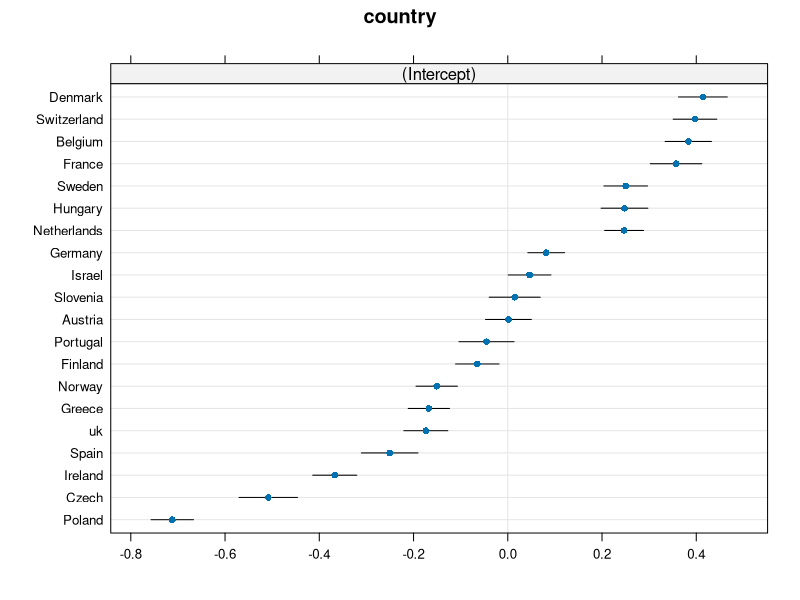

Write R code to recreate this figure.
## ---- chunk 1
library(tidyverse)
library(foreign)
library(lattice)
library(lme4)
## ---- chunk 2
hedon <- read.dta("course_files/hedon_intercept.dta")

print(c(nrow(hedon), ncol(hedon)))
sum(is.na(hedon))
## ---- chunk 3
nullmodel <- lmer(hed ~ (1|country), data = na.omit(hedon), REML = FALSE)
singlemodel <- lm(hed ~ 1, data = na.omit(hedon))

LR <- -2 * (logLik(singlemodel) - logLik(nullmodel))

anova(nullmodel, singlemodel)
## ---- chunk 4
nullrand <- ranef(nullmodel)
dotplot(nullrand)
## ---- chunk 5
meanage <- mean(hedon$age, na.rm = TRUE)

hedon$agecen <- hedon$age - meanage

## ---- chunk 6
ri1 <- lmer(hed ~ agecen + (1|country), data = na.omit(hedon), REML = FALSE)
sl1 <- lm(hed ~ 1 +agecen, data = na.omit(hedon))

print(anova(ri1, sl1))
print(anova(ri1, nullmodel))
## ---- chunk 7
nullmodelx <- lmer(hed ~ (1|country), data = na.omit(hedon[,all.vars(formula(ri1))]), REML = FALSE)
